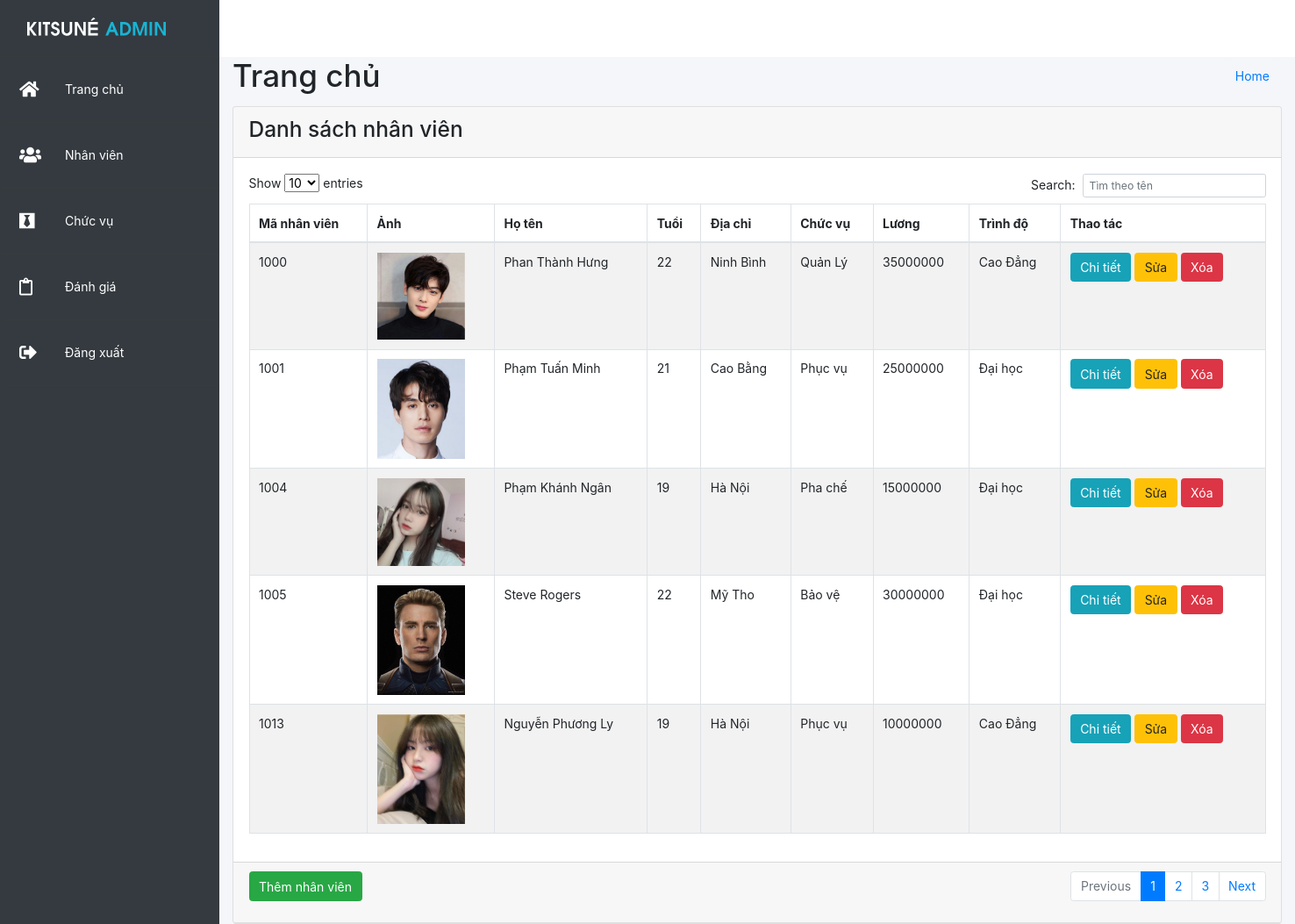
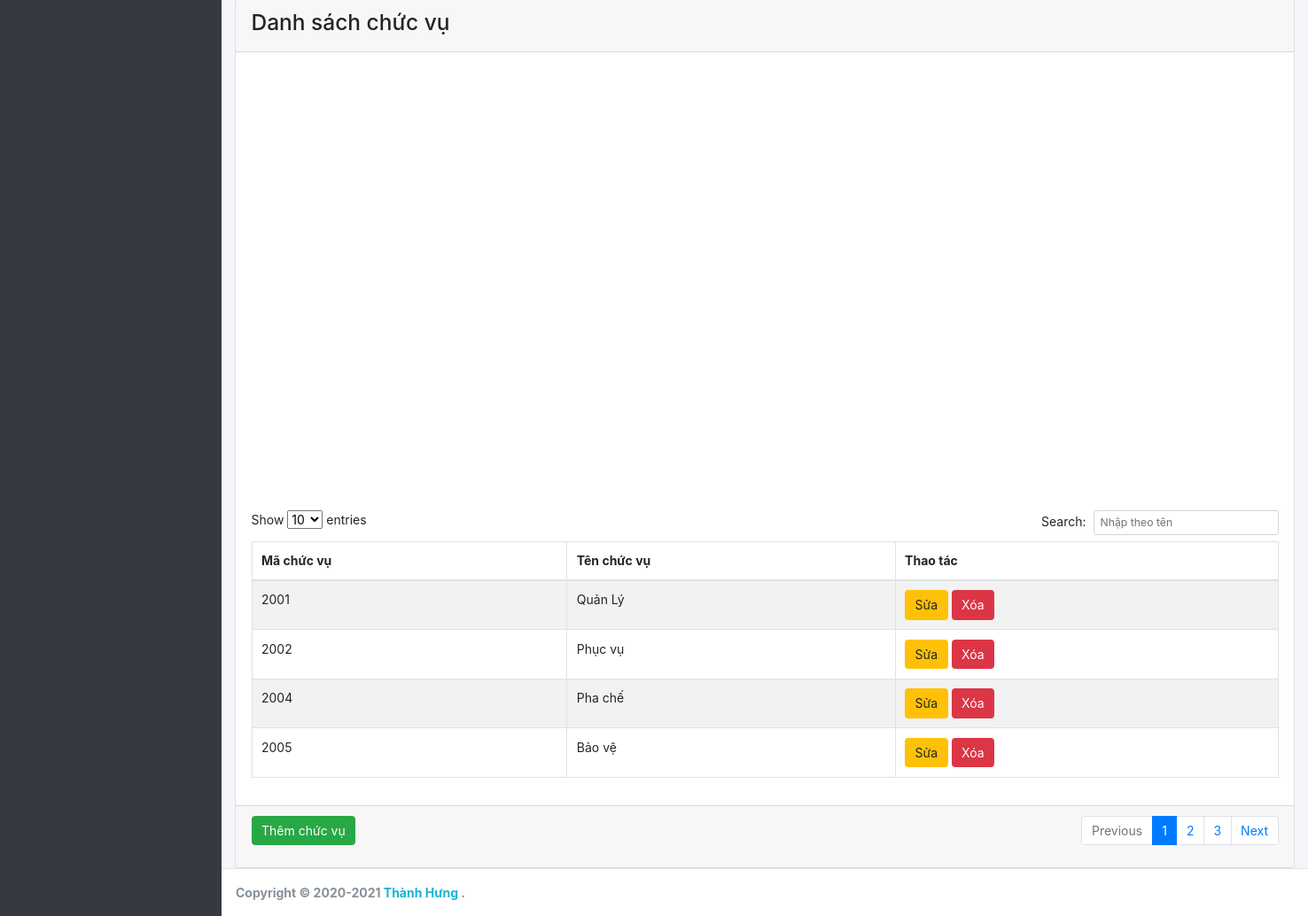
The page /admin/home.php (signed in) on the database its author committed (2 pictures, top to bottom).
### tables this page shows
CREATE TABLE `employee` (
  `nv_id` int(50) NOT NULL,
  `nv_image` varchar(50) NOT NULL,
  `nv_fullname` varchar(50) NOT NULL,
  `nv_age` int(50) NOT NULL,
  `nv_numberphone` int(50) NOT NULL,
  `nv_address` varchar(50) NOT NULL,
  `nv_position` int(50) NOT NULL,
  `nv_salary` int(50) NOT NULL,
  `nv_level` varchar(50) NOT NULL,
  `nv_email` varchar(50) NOT NULL,
  `nv_cccd` int(50) NOT NULL,
  `nv_rate` float NOT NULL
);

CREATE TABLE `position` (
  `pos_id` int(50) NOT NULL,
  `pos_name` varchar(50) NOT NULL,
  `pos_sl` int(20) NOT NULL
);

### admin/home.php (the view, shortened to what the rows shown need)
<?php
    require_once('./includes/dbhelp.php');
 ?>
<?php
        $sql = "SELECT * FROM position";
        $qr1 = executeResult($sql);
?>
<!DOCTYPE html>
<html lang="en">
<head>
    <link rel="stylesheet" href="https://maxcdn.bootstrapcdn.com/bootstrap/4.1.3/css/bootstrap.min.css">
    <link href="https://use.fontawesome.com/releases/v5.0.4/css/all.css" rel="stylesheet">
    <link href="../asset/style.css" rel="stylesheet">
    <link href="../asset/reponsive.css" rel="stylesheet">
</head>
<body>
    <div class="wrapper">
        <div class="content-wrapper" style="min-height: 640px;">
            <div class="content-header">
                <div class="container-fluid">
                    <div class="row">
                        <div class="col-sm-6">
                            <h1>Trang chủ</h1>
                        </div>
                    </div>
                </div>
            </div>
            <div class="content">
                <div class="container-fluid">
                    <div class="row">
                        <div class="col-12">
                            <div class="card">
                                <div class="card-body">
                                    <div class="dataTables-wrapper">
                                        <div class="row">
                                            <div class="col-sm-12">
                                                <table class="table table-bordered table-striped table-hover ">
                                                    <thead>
                                                        <tr>
                                                            <th>Mã nhân viên</th>
                                                            <th>Ảnh</th>
                                                            <th>Họ tên</th>
                                                            <th>Tuổi</th>
                                                            <th>Địa chỉ</th>
                                                            <th>Chức vụ</th>
                                                            <th>Lương</th>
                                                            <th>Trình độ</th>
                                                            <th>Thao tác</th>
                                                        </tr>
                                                    </thead>
                                                   <tbody>
                                                       <?php
                                                        if(isset($_GET['search_nv']) && $_GET['search_nv'] != ''){
                                                            $sql = 'SELECT * FROM employee LEFT JOIN position ON position.pos_id=employee.nv_position where nv_fullname like "%'.$_GET['search_nv'].'%" ';
                                                        }else{
                                                            $sql = "SELECT * FROM employee LEFT JOIN position ON position.pos_id=employee.nv_position";
                                                        }
                                                        $staffList = executeResult($sql);
                                                        foreach ($staffList as $st) {
                                                            echo '<tr>
                                                                <td>'.$st['nv_id'] .'</td>
                                                                <td>'. '<img src="uploads/'.$st['nv_image'] .'" width = "100px">' .'</td>
                                                                <td>'.$st['nv_fullname'] .'</td>
                                                                <td>'.$st['nv_age'] .'</td>
                                                                <td>'.$st['nv_address'] .'</td>
                                                                <td>'.$st['pos_name'] .'</td>
                                                                <td>'.$st['nv_salary'] .'</td>
                                                                <td>'.$st['nv_level'] .'</td>
                                                                <td>
                                                                <a onclick = \' window.open("detailStaff.php?id='.$st['nv_id'] .'", "_self") \'><button class="btn btn-info">Chi tiết</button></a>
                                                                <a onclick = \' window.open("nhanvien.php?id='.$st['nv_id'] .'", "_self") \' ><button class="btn btn-warning">Sửa</button></a>
                                                                <button class="btn btn-danger" onclick="deleteStaff('.$st['nv_id'] .')">Xóa</button>
                                                                </td>
                                                            </tr>';
                                                        }
                                                        ?>
                                                   </tbody>
                                                </table>
                                            </div>
                                        </div>
                                    </div>
                                </div>
                            </div>
                        </div>
                        <div class="col-12">
                            <div class="card">
                                <div class="card-body">
                                    <div class="dataTables-wrapper">
                                        <div class="row">
                                            <div class="col-sm-12">
                                                <table class="table table-bordered table-striped table-hover ">
                                                    <thead>
                                                        <tr>
                                                            <th>Mã chức vụ</th>
                                                            <th>Tên chức vụ</th>
                                                            <th>Thao tác</th>
                                                        </tr>
                                                    </thead>
                                                    <tbody>
                                                        <?php
                                                        if(isset($_GET['search_pb']) && $_GET['search_pb'] != ''){
                                                            $sql = 'select * from position where pos_name like "%'.$_GET['search_pb'].'%"';
                                                        }else{
                                                            $sql = 'select * from position';
                                                        }
                                                        $posList = executeResult($sql);
                                                        foreach ($posList as $st) {
                                                            echo '<tr>
                                                                <td>'.$st['pos_id'] .'</td>
                                                                <td>'.$st['pos_name'] .'</td>
                                                                <td>
                                                                <a onclick = \' window.open("phongban.php?id='.$st['pos_id'] .'", "_self") \' ><button class="btn btn-warning">Sửa</button></a>
                                                                <button class="btn btn-danger" onclick="deletePos('.$st['pos_id'] .')">Xóa</button>
                                                                </td>
                                                            </tr>';
                                                        }
                                                        ?>
                                                    </tbody>
                                                </table>
                                            </div>
                                        </div>
                                    </div>
                                </div>
                            </div>
                        </div>
                    </div>
                </div>
            </div>
        </div>
    </div>
</body>
</html>

### rows shown on the page
employee: nv_id "1000", nv_image (picture), nv_fullname "Phan Thành Hưng", nv_age "22", nv_address "Ninh Bình", position.pos_name "Quản Lý", nv_salary "35000000", nv_level "Cao Đẳng"
employee: nv_id "1001", nv_image (picture), nv_fullname "Phạm Tuấn Minh", nv_age "21", nv_address "Cao Bằng", position.pos_name "Phục vụ", nv_salary "25000000", nv_level "Đại học"
employee: nv_id "1004", nv_image (picture), nv_fullname "Phạm Khánh Ngân", nv_age "19", nv_address "Hà Nội", position.pos_name "Pha chế", nv_salary "15000000", nv_level "Đại học"
employee: nv_id "1005", nv_image (picture), nv_fullname "Steve Rogers", nv_age "22", nv_address "Mỹ Tho", position.pos_name "Bảo vệ", nv_salary "30000000", nv_level "Đại học"
employee: nv_id "1013", nv_image (picture), nv_fullname "Nguyễn Phương Ly", nv_age "19", nv_address "Hà Nội", position.pos_name "Phục vụ", nv_salary "10000000", nv_level "Cao Đẳng"
position: pos_id "2001", pos_name "Quản Lý"
position: pos_id "2002", pos_name "Phục vụ"
position: pos_id "2004", pos_name "Pha chế"
position: pos_id "2005", pos_name "Bảo vệ"
